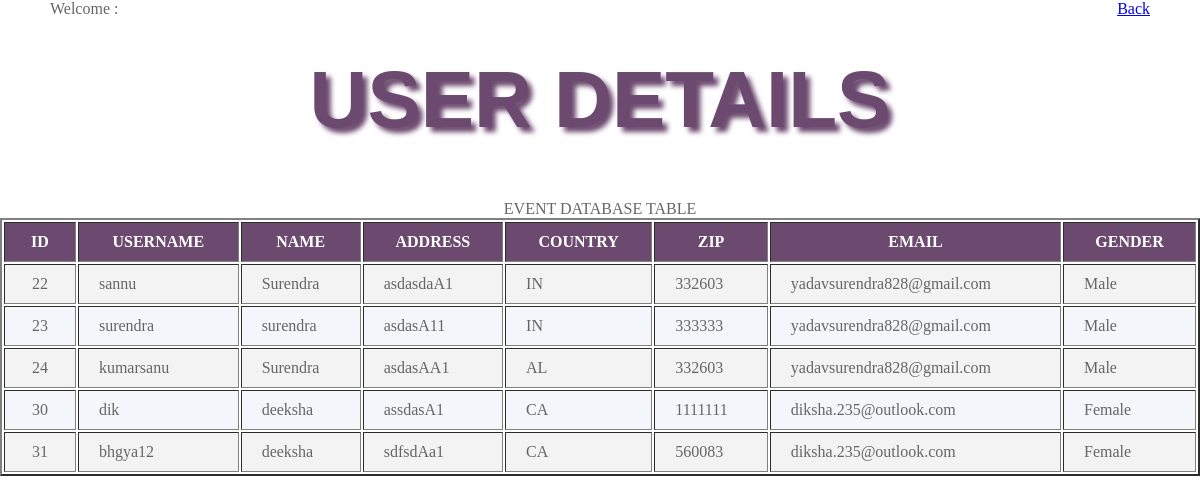
Screenshot of /admin/userDetail.php with the database file from the repository.
### tables this page shows
CREATE TABLE IF NOT EXISTS `users` (
  `id` int(11) NOT NULL AUTO_INCREMENT,
  `username` varchar(30) NOT NULL,
  `passid` varchar(32) NOT NULL,
  `name` varchar(30) NOT NULL,
  `address` varchar(500) NOT NULL,
  `country` varchar(30) NOT NULL,
  `zip` int(11) NOT NULL,
  `email` varchar(250) NOT NULL,
  `gender` varchar(30) NOT NULL,
  PRIMARY KEY (`id`)
);

### admin/userDetail.php (the view, shortened to what this page needs)
<!DOCTYPE html PUBLIC "-//W3C//DTD XHTML 1.0 Transitional//EN" "http://www.w3.org/TR/xhtml1/DTD/xhtml1-transitional.dtd">
<html xmlns="http://www.w3.org/1999/xhtml">
<head>
<?php include "head.php";?>
</head>
<body>
<div id="table_event">
<div style="float:left;margin-left:50px;">
Welcome : <?php echo $_SESSION['name'];?></div>
<div style="float:right;margin-right:50px;">
<a href="index-digital.php">Back</a>
</div>
<h1>USER DETAILS</h1>
</div>
<table id="table" width="100%" border="2">
  <caption>
    EVENT DATABASE TABLE
  </caption>
  <tr>
    <th scope="col">ID</th>
    <th scope="col">USERNAME</th>
    <th scope="col">NAME</th>
    <th scope="col">ADDRESS</th>
    <th scope="col">COUNTRY</th>
    <th scope="col">ZIP</th>
    <th scope="col">EMAIL</th>
    <th scope="col">GENDER</th>
  </tr>
  <?php
$sql="select * from users";
$result=mysql_query($sql);
while($row=mysql_fetch_assoc($result))
{
echo "<tr
	><td>".$row['id']."</td><td>".$row['username']."</td><td>".$row['name']."</td><td>".$row['address']."</td><td>".$row['country']."</td><td>".$row['zip']."</td><td>".$row['email']."</td><td>".$row['gender'];
}
?>
</table>
</body>
</html>

### admin/head.php (shortened to what this page needs)
<link rel="stylesheet" href="css/admin_panel.css" type="text/css">
<link rel="stylesheet" href="css/image_upload_style.css" type="text/css">
<link rel="stylesheet" href="css/jquery-ui.css" type="text/css">
<link rel="stylesheet" href="css/style.css" type="text/css">
<link rel="stylesheet" href='css/pagination.css' type="text/css">

### admin/css/admin_panel.css (style rules this page uses)
h1 { font-size: 5em; font-family: Verdana, cursive; color: #6C496F; text-align: center; text-shadow: 5px 5px 5px #aaa; margin-right: auto; margin-left: auto; height: 100px; width: 1000px; }

### admin/css/image_upload_style.css (style rules this page uses)
body { margin: 0px; padding: 0px; width: 100%; font-family: Arial, Helvetica, sans-serif; color:#666666; }

### admin/css/pagination.css (style rules this page uses)
body { font-family: Verdana, cursive; }
h1 { font-size: 5em; font-family: Verdana, cursive; color: #6C496F; text-align: center; text-shadow: 5px 5px 5px #aaa; }
table { font-family: Verdana, cursive; }
th { padding: 10px 20px; background: #6C496F; color: white; text-align: center; font-weight: bold; }
td { padding: 10px 20px; }
tbody tr:nth-child(even) { background: rgb(243, 243, 243); }
tbody tr:nth-child(odd) { background: rgb(244, 246, 252); }
tbody tr td:nth-child(1) { text-align: center; }

### admin/userDetail.php (style rules this page uses)
#table_event { height: 200px; width: 100%; float: left; }
#table_event h1 { font-size: 5em; font-family: Verdana, Geneva, sans-serif; color: #6C496F; text-align: center; text-shadow:5px 5px 5px; }

### rows the page displays
users: id "22", username "sannu", name "Surendra", address "asdasdaA1", country "IN", zip "332603", email "yadavsurendra828@gmail.com", gender "Male"
users: id "23", username "surendra", name "surendra", address "asdasA11", country "IN", zip "333333", email "yadavsurendra828@gmail.com", gender "Male"
users: id "24", username "kumarsanu", name "Surendra", address "asdasAA1", country "AL", zip "332603", email "yadavsurendra828@gmail.com", gender "Male"
users: id "30", username "dik", name "deeksha", address "assdasA1", country "CA", zip "1111111", email "diksha.235@outlook.com", gender "Female"
users: id "31", username "bhgya12", name "deeksha", address "sdfsdAa1", country "CA", zip "560083", email "diksha.235@outlook.com", gender "Female"
